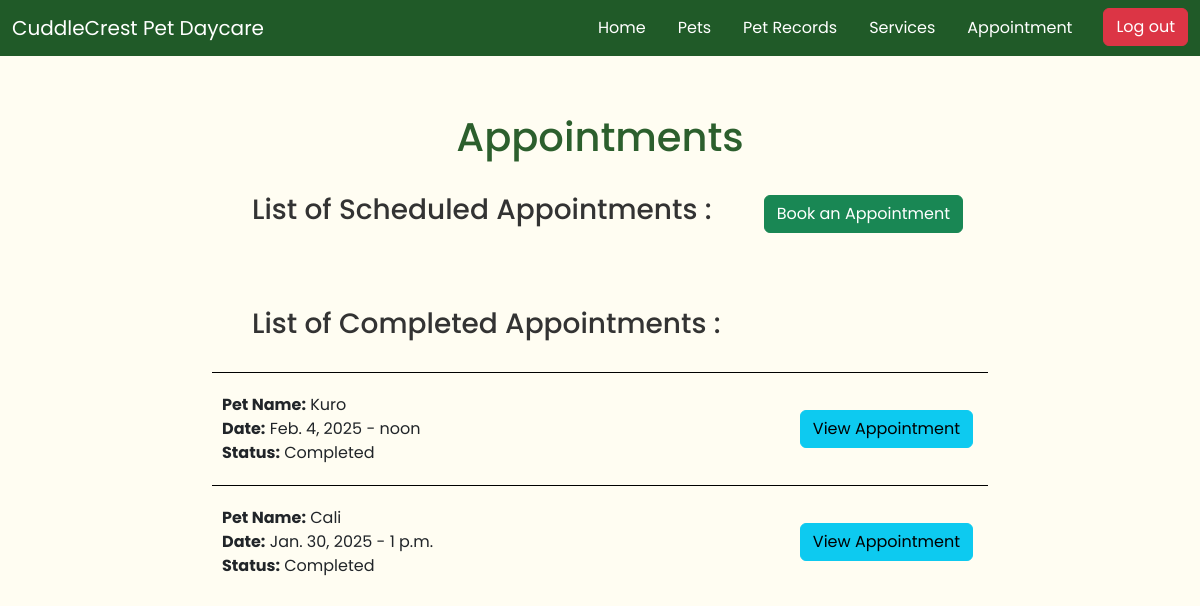
The app's page /appointments/ (signed in) with its own data.
### app/models.py (models this page shows, shortened)
class Appointment(models.Model):
    user = models.ForeignKey(settings.AUTH_USER_MODEL, on_delete=models.CASCADE)
    pet = models.ForeignKey(PetProfile, on_delete=models.CASCADE)
    date = models.DateField(null=True, blank=True)
    time = models.TimeField(null=True, blank=True)
    status = models.CharField(max_length=20, choices=[
        ('Scheduled', 'Scheduled'),
        ('Completed', 'Completed')
    ])
    services = models.ManyToManyField(Services)

class PetProfile(models.Model):
    pet_name = models.CharField(max_length=50)
    breed = models.CharField(max_length=50)
    weight = models.DecimalField(max_digits=5, decimal_places=2)
    sex = models.CharField(max_length=1, choices=[
        ('M', 'Male'),
        ('F', 'Female'),
        ('O', 'Other'),
    ])
    owner = models.ForeignKey(settings.AUTH_USER_MODEL, on_delete=models.CASCADE)
    VACCINATION_STATUS_CHOICES = [
        ('vaccinated', 'Vaccinated'),
        ('not_vaccinated', 'Not Vaccinated'),
    ]
    vaccination_status = models.CharField(
        max_length=20,
        choices=VACCINATION_STATUS_CHOICES,
        default='not_vaccinated'
    )
    pet_image = models.ImageField(upload_to='media/', null=True, blank=True)

### app/views.py (the view)
# urls.py: path('appointments/', AppointmentListView.as_view(), name='appointment_list'),
class AppointmentListView(LoginRequiredMixin, ListView):
    model = Appointment
    template_name = 'appointments/appointment_list.html'
    context_object_name = 'appointments'
    def get_queryset(self):
        if self.request.user.is_authenticated and not self.request.user.is_staff:
            return Appointment.objects.filter(pet__owner=self.request.user)
        return Appointment.objects.all()

### app/templates/appointments/appointment_list.html (shortened to what this page needs)
{% extends 'app/base.html' %}
{% block content %}
<div class="container" id="list-container">
    <br>
    <br>
    <h1>Appointments</h1> <br>
    <div id="list-header">
        <h3>List of Scheduled Appointments :</h3>
        {% if not user.is_staff %}
        <a href="{% url 'appointment_create' %}" class="btn btn-success">Book an Appointment</a>
        {% endif %}
    </div>
    <br>
    <br>
    <br>
    <div id="list-header">
        <h3>List of Completed Appointments :</h3>
    </div>
    <br>
    {% for appointment in appointments %}
        {% if appointment.status == "Completed" %}
        <li id="list-items">
            <div id="pet-left">
                <strong>Pet Name:</strong> {{ appointment.pet.pet_name }} <br>
                <strong>Date:</strong> {{ appointment.date }} - {{ appointment.time }} <br>
                <strong>Status:</strong> {{ appointment.status }} <br>
            </div>
            <div id="pet-right">
                <a href="{% url 'appointment_detail' appointment.pk %}" class="btn btn-info">View Appointment</a>
            </div>
        </li>
        {% endif %}
    {% empty %}
        <li id="list-items">
            <p>No Completed Appointments</p>
        </li>
    {% endfor %}
</div>
<br>
<br>
{% endblock content %}

### static/css/base.css (style rules this page uses)
* { font-family: "Poppins", serif !important; }
body { background-color: #FFFDF2; }
#list-container { width: 800px; }
#list-container h1 { color: #2C5F2D; text-align: center; }
#list-container h3, #list-container ul, #list-container p { color: #333333; }
#list-header { display: flex; justify-content: space-between; align-items: center; margin-left: 40px; }
#list-header a { margin-right: 25px; }
#list-items { border-top: 1px solid black; display: flex; justify-content: space-between; align-items: center; margin-bottom: 20px; padding-top: 20px; }
#pet-left { margin-left: 10px; }
#pet-right { margin-right: 15px; }

### records on screen
Appointment: pet.pet_name "Kuro", date "Feb. 4, 2025", time "noon", status "Completed"
Appointment: pet.pet_name "Cali", date "Jan. 30, 2025", time "1 p.m.", status "Completed"
